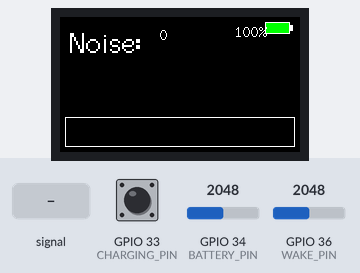
A program run on a simulated ESP32. On the bench: 240×135 colour display. Inputs (shaded band) come from the test bench; at power-on: GPIO 33 (CHARGING_PIN) HIGH, GPIO 36 (WAKE_PIN) = 2048, GPIO 34 (BATTERY_PIN) = 2048. Nothing arrives over Bluetooth unless stated; a phone connects over Bluetooth LE 3 s after start; what the program prints to the serial monitor is not drawn.

Above: at 17.7 s.
17.8 s: GPIO 36 (WAKE_PIN) fed a 2 Hz sine of ±1228 counts around its level
At 18.28 s:
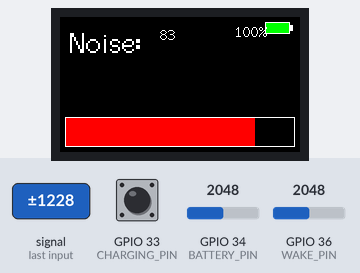
20.5 s: GPIO 33 (CHARGING_PIN) pulled LOW for 3.2 s
At 24.2 s:
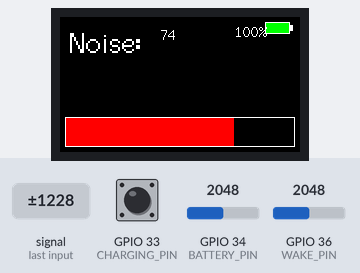
24.3 s: GPIO 36 (WAKE_PIN) set to 1228
27.3 s: GPIO 34 (BATTERY_PIN) set to 1228
30.3 s: GPIO 36 (WAKE_PIN) fed a 50 Hz sine of ±1228 counts around its level
At 31.1 s:
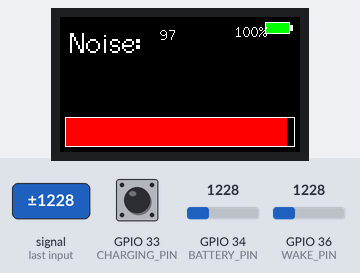
32.1 s: GPIO 33 (CHARGING_PIN) pulled LOW for 0.15 s
At 32.31 s:
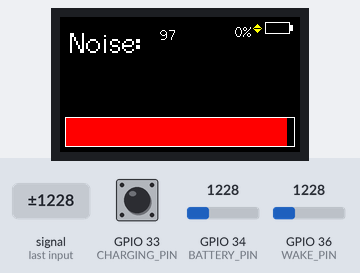

The program:

main.cpp
```cpp
#include <Arduino.h>
#include "display_manager.h"
#include "noise_sensor.h"
#include "battery_manager.h"
#include "sleep_manager.h"
#include "ble_manager.h"
#include "freertos/FreeRTOS.h"
#include "freertos/task.h"

TFT_eSPI tft;
DisplayManager display(tft);
NoiseSensor sensor(36, display);
BatteryManager battery;
SleepManager sleepManager;
BLEManager bleManager;

// Constants
const int THRESHOLD = 1;
const int DISPLAY_TIMEOUT = 10000;        // 10 seconds
const int BATTERY_UPDATE_INTERVAL = 5000; // Update battery every 5 seconds

// Global variables
int lastPrintedValue = 0;
unsigned long lastNoiseChange = 0;
unsigned long lastBatteryUpdate = 0;

void checkDisplayTimeout()
{
  if (millis() - lastNoiseChange > DISPLAY_TIMEOUT)
  {
    display.turnOffDisplay();
  }
  else if (!display.isDisplayOn())
  {
    display.turnOnDisplay();
    lastBatteryUpdate = millis();
    display.updateBatteryLevel(
        battery.getBatteryPercentage(),
        battery.getBatteryVoltage(),
        battery.isCharging());
  }
}

void setup()
{
  btStart();
  esp_bt_controller_enable(ESP_BT_MODE_BLE);
  esp_bt_controller_mem_release(ESP_BT_MODE_CLASSIC_BT);

  Serial.begin(115200);
  Serial.println("Starting...");

  // Check wake up reason
  esp_sleep_wakeup_cause_t wakeup_reason = esp_sleep_get_wakeup_cause();
  Serial.printf("Wakeup reason: %d\n", wakeup_reason);

  // Initialize all components
  battery.init();
  display.init();
  sleepManager.init();

  // Initial calibration and display setup
  sensor.calibrate();
  display.showNormalDisplay();
  display.updateBatteryLevel(
      battery.getBatteryPercentage(),
      battery.getBatteryVoltage(),
      battery.isCharging());

  // Initialize timers
  lastNoiseChange = millis();
  lastBatteryUpdate = millis();

  bleManager.init(); // Initialize BLE

  Serial.println("Setup complete");
}

void loop()
{
  // Read sound level
  int soundLevel = sensor.getSoundLevel();

  // Get current battery status
  bool currentlyCharging = battery.isCharging();

  // Check if charging status changed
  static bool previousChargingState = currentlyCharging;
  if (previousChargingState != currentlyCharging)
  {
    display.updateBatteryLevel(
        battery.getBatteryPercentage(),
        battery.getBatteryVoltage(),
        currentlyCharging);
    previousChargingState = currentlyCharging;
  }

  // Check if sound level has changed significantly
  if (abs(soundLevel - lastPrintedValue) >= THRESHOLD)
  {
    Serial.printf("Level: %d\n", soundLevel);
    lastPrintedValue = soundLevel;
    lastNoiseChange = millis();
    sleepManager.resetTimer();

    // Update BLE immediately when sound level changes significantly
    if (bleManager.isConnected())
    {
      bleManager.updateNoiseLevel(soundLevel);
    }
  }

  // Update battery display periodically
  if (millis() - lastBatteryUpdate >= BATTERY_UPDATE_INTERVAL)
  {
    display.updateBatteryLevel(
        battery.getBatteryPercentage(),
        battery.getBatteryVoltage(),
        currentlyCharging);
    Serial.printf("Battery: %.2fV (%d%%) %s\n",
                  battery.getBatteryVoltage(),
                  battery.getBatteryPercentage(),
                  currentlyCharging ? "CHARGING" : "ON BATTERY");
    lastBatteryUpdate = millis();
  }

  // Update display and check various timeouts
  display.updateDisplay(soundLevel);
  checkDisplayTimeout();
  sleepManager.checkSleep();

  // Small delay to prevent too frequent updates
  delay(5);
}
```

battery_manager.h
```cpp
#ifndef BATTERY_MANAGER_H
#define BATTERY_MANAGER_H

#include <Arduino.h>

class BatteryManager
{
private:
    static const int BATTERY_PIN = 34;                   // ADC pin for battery voltage
    static const int CHARGING_PIN = 33;                  // Charging detection pin
    static constexpr float BATTERY_MAX_VOLTAGE = 4.2f;   // Max LiPo voltage
    static constexpr float BATTERY_MIN_VOLTAGE = 3.2f;   // Min safe voltage
    static constexpr float VOLTAGE_DIVIDER_RATIO = 3.0f; // T-Display voltage divider

    float readVoltage();

public:
    BatteryManager();
    void init();
    int getBatteryPercentage();
    float getBatteryVoltage();
    bool isCharging(); // New method to check charging status
};

#endif
```

ble_manager.h
```cpp
#ifndef BLE_MANAGER_H
#define BLE_MANAGER_H

#include <BLEDevice.h>
#include <BLEServer.h>
#include <BLEUtils.h>
#include <BLE2902.h>

class BLEManager
{
private:
    BLEServer *pServer = nullptr;
    BLECharacteristic *pNoiseCharacteristic = nullptr;
    bool deviceConnected = false;

    // UUIDs for our service and characteristic
    static const char *SERVICE_UUID;
    static const char *NOISE_CHARACTERISTIC_UUID;

    // Forward declaration of the callback class
    class ServerCallbacks;

public:
    void init();
    void updateNoiseLevel(int noiseLevel);
    bool isConnected() { return deviceConnected; }

    // Friend declaration so ServerCallbacks can access deviceConnected
    friend class ServerCallbacks;
};

#endif
```

display_manager.h
```cpp
#ifndef DISPLAY_MANAGER_H
#define DISPLAY_MANAGER_H

#include <TFT_eSPI.h>

class DisplayManager
{
private:
    TFT_eSPI &tft;
    static const int SCREEN_WIDTH = 240;
    static const int SCREEN_HEIGHT = 135;
    static const int BAR_HEIGHT = 30;
    static const int BAR_Y = SCREEN_HEIGHT - BAR_HEIGHT - 5;
    bool displayOn;
    int lastDisplayedValue;
    int currentBatteryLevel;
    float currentVoltage; // Add this

    void drawBar(int width, uint16_t color);
    void clearBar();
    void drawBarFrame();
    void showBatteryIcon(int x, int y, int percentage, bool isCharging);

public:
    DisplayManager(TFT_eSPI &tft_instance);
    void init();
    void showCalibrationStart();
    void updateCalibrationProgress(int progress);
    void showNormalDisplay();
    void updateDisplay(int level);
    void turnOffDisplay();
    void turnOnDisplay();
    void updateBatteryLevel(int percentage, float voltage, bool isCharging); // Modified
    bool isDisplayOn() const { return displayOn; }
};

#endif
```

noise_sensor.h
```cpp
#ifndef NOISE_SENSOR_H
#define NOISE_SENSOR_H

#include "display_manager.h"

class NoiseSensor
{
private:
    static const int SAMPLES_PER_READ = 32;
    static const int CALIBRATION_SAMPLES = 100; // Reduced from 1000
    static const int DISCARD_SAMPLES = 20;      // Reduced from 100
    static const int CALIBRATION_SETS = 3;      // Reduced from 5

    const int micPin;
    int ambientPeakToPeak;
    int ambientMin;
    int ambientMax;
    int ambientLevel;
    DisplayManager &display;
    int lastSoundLevel = 0;
    int noiseThreshold;
    int spikeThreshold;

    int getRawSoundLevel();

public:
    NoiseSensor(int pin, DisplayManager &display_manager);
    void calibrate();
    int getSoundLevel();
    int getLastSoundLevel() { return lastSoundLevel; }
};

#endif
```

sleep_manager.h
```cpp
#ifndef SLEEP_MANAGER_H
#define SLEEP_MANAGER_H

#include <Arduino.h>
#include "driver/rtc_io.h"

class SleepManager
{
private:
    static const uint64_t SLEEP_TIMEOUT = 200000000;  // 5 minutes in microseconds
    static const gpio_num_t BUTTON_PIN = GPIO_NUM_35; // Button PIN
    static const gpio_num_t WAKE_PIN = GPIO_NUM_36;   // Sound sensor PIN
    unsigned long lastActivityTime;

public:
    SleepManager();
    void init();
    void checkSleep();
    void resetTimer();
};

#endif
```

battery_manager.cpp
```cpp
#include "battery_manager.h"

BatteryManager::BatteryManager() {}

void BatteryManager::init()
{
    analogSetPinAttenuation(BATTERY_PIN, ADC_11db);
    pinMode(CHARGING_PIN, INPUT_PULLUP);
}

float BatteryManager::readVoltage()
{
    const int READINGS = 10;
    float sum = 0;

    for (int i = 0; i < READINGS; i++)
    {
        sum += analogRead(BATTERY_PIN);
        delay(1);
    }

    float averageReading = sum / READINGS;
    float voltage = (averageReading * 3.3 / 4095) * VOLTAGE_DIVIDER_RATIO;
    return voltage;
}

int BatteryManager::getBatteryPercentage()
{
    float voltage = readVoltage();
    int percentage = map(voltage * 100,
                         BATTERY_MIN_VOLTAGE * 100,
                         BATTERY_MAX_VOLTAGE * 100,
                         0,
                         100);
    return constrain(percentage, 0, 100);
}

float BatteryManager::getBatteryVoltage()
{
    return readVoltage();
}

bool BatteryManager::isCharging()
{
    return digitalRead(CHARGING_PIN) == LOW;
}
```

ble_manager.cpp
```cpp
#include "ble_manager.h"
#include "Arduino.h"

const char *BLEManager::SERVICE_UUID = "4fafc201-1fb5-459e-8fcc-c5c9c331914b";
const char *BLEManager::NOISE_CHARACTERISTIC_UUID = "beb5483e-36e1-4688-b7f5-ea07361b26a8";

class BLEManager::ServerCallbacks : public BLEServerCallbacks
{
private:
    BLEManager *bleManager;

public:
    ServerCallbacks(BLEManager *manager) : bleManager(manager) {}

    void onConnect(BLEServer *pServer) override
    {
        bleManager->deviceConnected = true;
        Serial.println("BLE Device Connected");
        BLEDevice::getAdvertising()->stop();
    }

    void onDisconnect(BLEServer *pServer) override
    {
        bleManager->deviceConnected = false;
        Serial.println("BLE Device Disconnected");
        BLEDevice::startAdvertising();
    }
};

void BLEManager::init()
{
    // Initialize BLE
    BLEDevice::init("pishock-squeakgate");

    // Create the BLE Server
    pServer = BLEDevice::createServer();
    pServer->setCallbacks(new ServerCallbacks(this));

    // Create the BLE Service
    BLEService *pService = pServer->createService(SERVICE_UUID);

    // Create BLE Characteristic for noise level
    pNoiseCharacteristic = pService->createCharacteristic(
        NOISE_CHARACTERISTIC_UUID,
        BLECharacteristic::PROPERTY_READ |
            BLECharacteristic::PROPERTY_NOTIFY);

    // Create a BLE Descriptor
    pNoiseCharacteristic->addDescriptor(new BLE2902());

    // Start the service
    pService->start();

    // Start advertising
    BLEAdvertising *pAdvertising = BLEDevice::getAdvertising();
    pAdvertising->addServiceUUID(SERVICE_UUID);
    pAdvertising->setScanResponse(false);
    pAdvertising->setMinPreferred(0x0);
    BLEDevice::startAdvertising();
}

void BLEManager::updateNoiseLevel(int noiseLevel)
{
    if (deviceConnected)
    {
        String noiseStr = String(noiseLevel);
        pNoiseCharacteristic->setValue(noiseStr.c_str());
        pNoiseCharacteristic->notify();
    }
}
```

display_manager.cpp
```cpp
#include "display_manager.h"

DisplayManager::DisplayManager(TFT_eSPI &tft_instance)
    : tft(tft_instance), displayOn(true), lastDisplayedValue(0), currentBatteryLevel(0) {}

void DisplayManager::init()
{
    tft.init();
    tft.setRotation(1);
    tft.setTextFont(2); // Set default font
    tft.setTextColor(TFT_WHITE);
    tft.setTextSize(1);
    pinMode(TFT_BL, OUTPUT);
    digitalWrite(TFT_BL, HIGH);
    displayOn = true;
    showNormalDisplay();
}

void DisplayManager::drawBarFrame()
{
    tft.drawRect(5, BAR_Y, SCREEN_WIDTH - 10, BAR_HEIGHT, TFT_WHITE);
}

void DisplayManager::clearBar()
{
    tft.fillRect(6, BAR_Y + 1, SCREEN_WIDTH - 12, BAR_HEIGHT - 2, TFT_BLACK);
}

void DisplayManager::drawBar(int width, uint16_t color)
{
    if (width > 0)
    {
        tft.fillRect(6, BAR_Y + 1, width, BAR_HEIGHT - 2, color);
    }
}

void DisplayManager::showCalibrationStart()
{
    tft.fillScreen(TFT_BLACK);
    tft.setTextColor(TFT_WHITE, TFT_BLACK);
    tft.setTextSize(2);

    // Draw calibration text
    tft.drawString("Calibrating", 10, 10);
    tft.drawString("Ambient Noise", 10, 30);

    // Draw the bar frame in the same position as normal mode
    drawBarFrame();
}

void DisplayManager::updateCalibrationProgress(int progress)
{
    // Clear the previous progress text
    tft.fillRect(180, 30, 60, 20, TFT_BLACK);
    tft.drawString(String(progress) + "%", 180, 30);

    // Update the bar using the same bar as noise display
    clearBar();
    int barWidth = map(progress, 0, 100, 0, SCREEN_WIDTH - 12);
    drawBar(barWidth, TFT_BLUE); // Use blue for calibration
}

void DisplayManager::showNormalDisplay()
{
    tft.fillScreen(TFT_BLACK);
    tft.setTextColor(TFT_WHITE, TFT_BLACK);
    tft.setTextSize(2);
    tft.drawString("Noise:", 10, 10);
    drawBarFrame();
    updateBatteryLevel(currentBatteryLevel, currentVoltage, false); // Default to not charging
}

void DisplayManager::updateDisplay(int level)
{
    lastDisplayedValue = level;

    if (!displayOn)
        return;

    // Update numerical value
    tft.fillRect(100, 10, 60, 20, TFT_BLACK);
    tft.drawString(String(level), 100, 10);

    // Update bar
    int barWidth = map(level, 0, 100, 0, SCREEN_WIDTH - 12);

    uint16_t barColor;
    if (level < 40)
        barColor = TFT_GREEN;
    else if (level < 70)
        barColor = TFT_YELLOW;
    else
        barColor = TFT_RED;

    clearBar();
    drawBar(barWidth, barColor);
}

void DisplayManager::turnOffDisplay()
{
    if (displayOn)
    {
        digitalWrite(TFT_BL, LOW);
        displayOn = false;
    }
}

void DisplayManager::turnOnDisplay()
{
    if (!displayOn)
    {
        digitalWrite(TFT_BL, HIGH);
        displayOn = true;
        showNormalDisplay();
        updateDisplay(lastDisplayedValue);
        updateBatteryLevel(currentBatteryLevel, currentVoltage, false); // Default to not charging
    }
}

void DisplayManager::showBatteryIcon(int x, int y, int percentage, bool isCharging)
{
    // Clear the area first
    tft.fillRect(x - 40, y, 70, 20, TFT_BLACK);

    // Draw battery outline
    tft.drawRect(x, y, 25, 12, TFT_WHITE);
    tft.fillRect(x + 25, y + 3, 3, 6, TFT_WHITE);

    // Draw battery level
    int width = map(percentage, 0, 100, 0, 23);
    uint16_t color = TFT_GREEN;
    if (percentage <= 20)
        color = TFT_RED;
    else if (percentage <= 50)
        color = TFT_YELLOW;

    tft.fillRect(x + 1, y + 1, width, 10, color);

    // Show percentage - simplified text drawing
    tft.setTextSize(1);
    tft.setTextColor(TFT_WHITE);
    tft.setCursor(x - 30, y + 2);
    tft.print(percentage);
    tft.print("%");

    // Show charging indicator when charging
    if (isCharging)
    {
        tft.fillTriangle(x - 12, y + 6, x - 8, y + 2, x - 8, y + 5, TFT_YELLOW);
        tft.fillTriangle(x - 8, y + 5, x - 8, y + 2, x - 4, y + 6, TFT_YELLOW);
        tft.fillTriangle(x - 8, y + 7, x - 8, y + 10, x - 4, y + 6, TFT_YELLOW);
        tft.fillTriangle(x - 12, y + 6, x - 8, y + 7, x - 8, y + 10, TFT_YELLOW);
    }
}

void DisplayManager::updateBatteryLevel(int percentage, float voltage, bool isCharging)
{
    currentBatteryLevel = percentage;
    currentVoltage = voltage;
    if (displayOn)
    {
        showBatteryIcon(SCREEN_WIDTH - 35, 5, percentage, isCharging);
    }
}
```

noise_sensor.cpp
```cpp
#include "noise_sensor.h"

NoiseSensor::NoiseSensor(int pin, DisplayManager &display_manager)
    : micPin(pin), display(display_manager)
{
    ambientPeakToPeak = 0;
    ambientMin = 4095;
    ambientMax = 0;
    ambientLevel = 0;
    noiseThreshold = 0;

    // Configure ADC
    analogSetWidth(12);
    analogSetAttenuation(ADC_11db);
    analogSetClockDiv(2);
}

void NoiseSensor::calibrate()
{
    display.showCalibrationStart();
    Serial.println("Starting calibration...");

    // First phase: Basic ambient level calibration
    long sumMin = 0;
    long sumMax = 0;

    for (int i = 0; i < DISCARD_SAMPLES; i++)
    {
        analogRead(micPin);
        delay(1);
    }

    // Calculate initial ambient levels
    for (int set = 0; set < CALIBRATION_SETS; set++)
    {
        int setMin = 4095;
        int setMax = 0;

        for (int i = 0; i < CALIBRATION_SAMPLES; i++)
        {
            long sum = 0;
            for (int j = 0; j < 10; j++)
            {
                sum += analogRead(micPin);
                delay(1);
            }
            int value = sum / 10;

            setMin = min(setMin, value);
            setMax = max(setMax, value);

            int progress = (set * CALIBRATION_SAMPLES + i) * 50 / (CALIBRATION_SETS * CALIBRATION_SAMPLES);
            display.updateCalibrationProgress(progress);
        }

        sumMin += setMin;
        sumMax += setMax;
    }

    ambientMin = sumMin / CALIBRATION_SETS;
    ambientMax = sumMax / CALIBRATION_SETS;
    ambientPeakToPeak = ambientMax - ambientMin;
    ambientLevel = (ambientMax + ambientMin) / 2;

    // Second phase: Noise pattern analysis (10 seconds)
    Serial.println("Analyzing noise patterns...");
    const int ANALYSIS_TIME = 10000; // 10 seconds
    long startTime = millis();
    int maxNoiseLevel = 0;

    while (millis() - startTime < ANALYSIS_TIME)
    {
        int level = getRawSoundLevel();
        maxNoiseLevel = max(maxNoiseLevel, level);

        int progress = 50 + ((millis() - startTime) * 50 / ANALYSIS_TIME);
        display.updateCalibrationProgress(progress);
        delay(10);
    }

    // Set noise threshold just above the maximum noise seen
    noiseThreshold = maxNoiseLevel + 5; // 5% margin

    Serial.printf("Calibration complete:\n");
    Serial.printf("Ambient - Min: %d, Max: %d, Peak-to-Peak: %d, Level: %d\n",
                  ambientMin, ambientMax, ambientPeakToPeak, ambientLevel);
    Serial.printf("Noise Threshold: %d\n", noiseThreshold);
}

// New helper function to get raw sound level
int NoiseSensor::getRawSoundLevel()
{
    const int NUM_SAMPLES = 64;
    long total = 0;
    int maxLevel = 0;

    for (int i = 0; i < NUM_SAMPLES; i++)
    {
        int val = abs(analogRead(micPin) - ambientLevel);
        total += val;
        maxLevel = max(maxLevel, val);
        delayMicroseconds(100);
    }

    int avgLevel = total / NUM_SAMPLES;
    int level = (maxLevel * 4 + avgLevel) / 5;

    return map(level, 100, 1000, 0, 100);
}

int NoiseSensor::getSoundLevel()
{
    int mappedValue = getRawSoundLevel();
    mappedValue = constrain(mappedValue, 0, 100);
    static int lastValue = 0;

    // Apply calibrated noise threshold
    if (mappedValue <= noiseThreshold)
    {
        mappedValue = 0;
    }

    // Smooth transitions for real sounds
    if (abs(mappedValue - lastValue) < 30)
    {
        mappedValue = (mappedValue + lastValue * 2) / 3;
    }

    lastValue = mappedValue;

    // Remap values above 12% to 0-100 range, anything below becomes 0
    return (mappedValue <= 12) ? 0 : map(mappedValue, 15, 100, 0, 100);
}
```

Source omitted: sleep_manager.cpp (640 bytes)

Measured:
- after the input at 17.8 s, the display: first changes at once (image 1 shows a later state)
- after the input at 24.3 s, every drawn part: stays the same
- after the input at 27.3 s, every drawn part: stays the same
- after the input at 30.3 s, the display: first changes at once (image 3 shows a later state)
- after the input at 32.1 s, the display: changes after 0.06 s (image 4)
- what the display in image 3 shows lasts 1.1 s, from 30.6 s to 31.7 s
